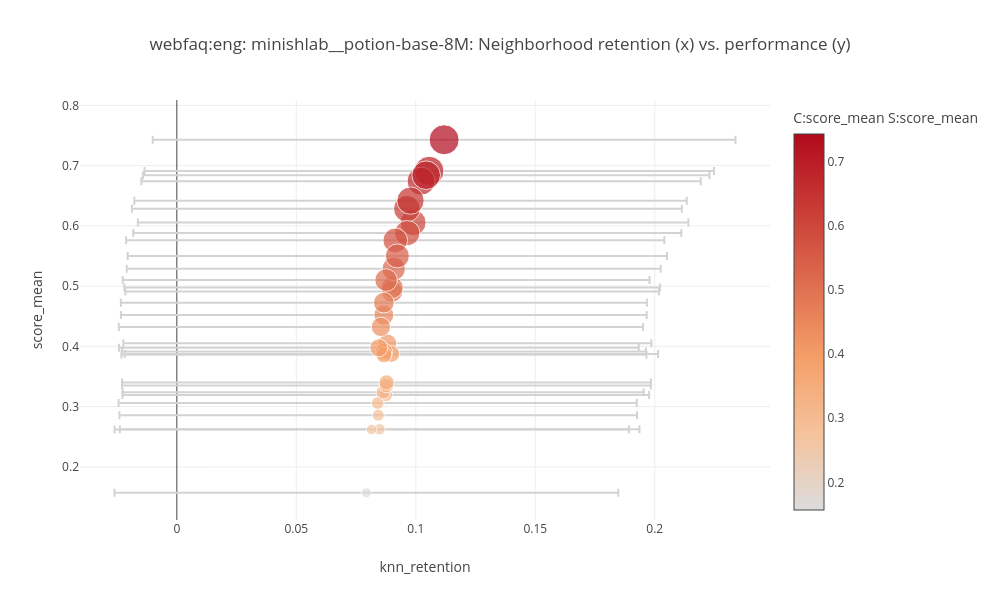
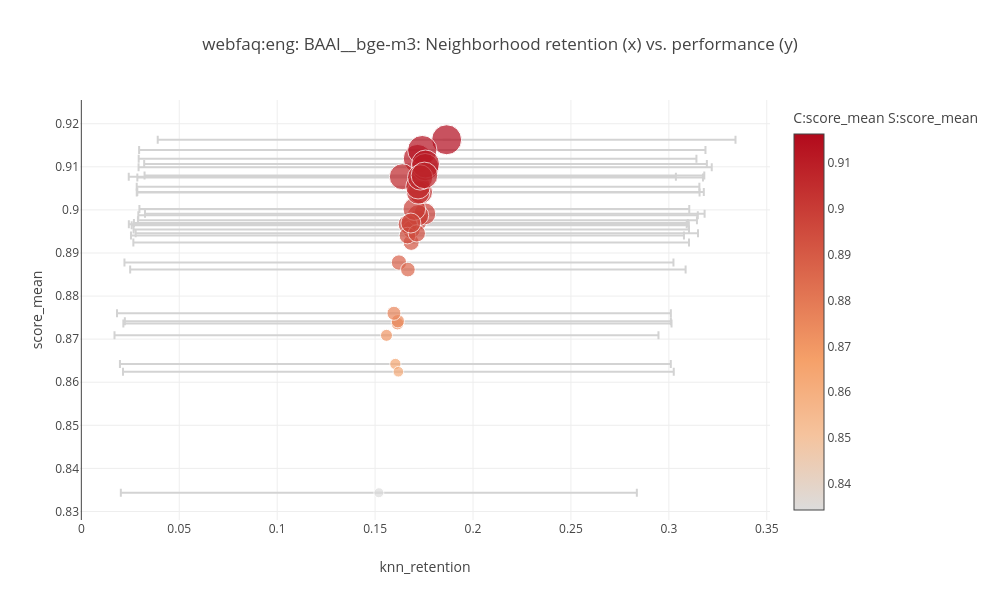
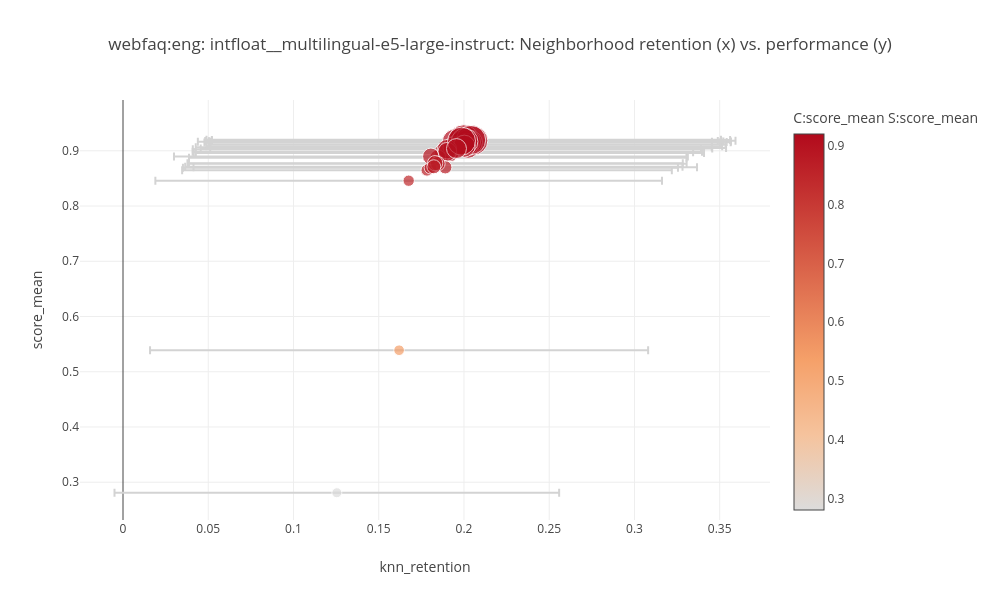
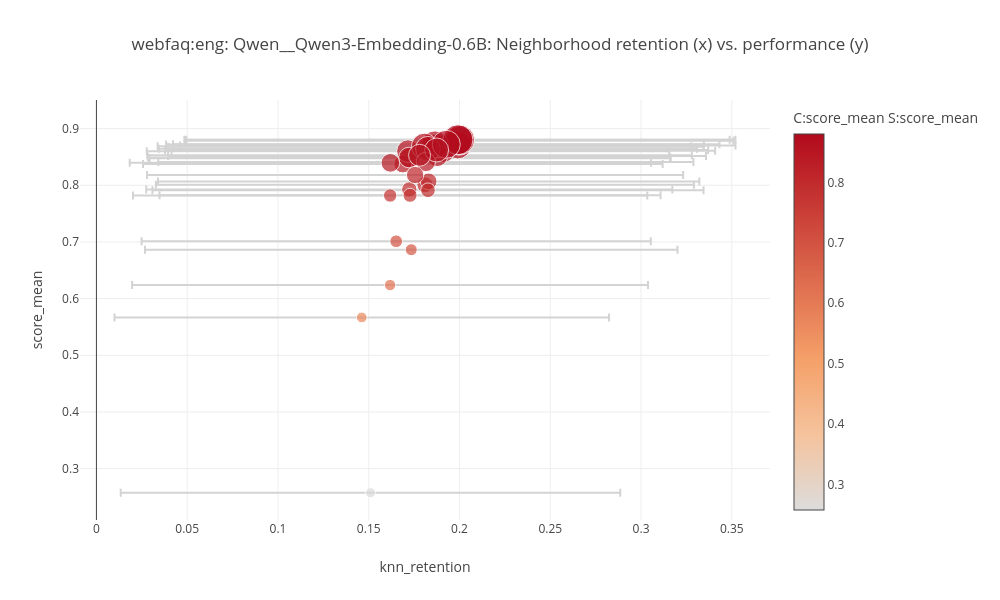

Here is the notebook cell these charts were saved with, in order:
### Code cell
for m in models:
    df = dfs[m]
    #print(df.columns)
    #plot(df, "displacement", y="score_mean", title=f"{dataset}: {m}: Does more movement(x) mean better score(y)")
    #plot(df, "sim_improvement", y="score_mean", title=f"{dataset}: {m}: Does sim-improvement (x) actually mean better score? (y)")
    #plot(df, "chord_similarity", y="score_mean", title=f"{dataset}: {m}: Fraction of change toward Answer (x) vs. performance(y).")
    plot(df, "knn_retention", y="score_mean",title=f"{dataset}: {m}: Neighborhood retention (x) vs. performance (y)")
    #plot(df, "orthogonal_magnitude", y="score_mean", title=f"{dataset}: {m}:")
    #plot(df, "hard_neg_angulation", y="score_mean",title=f"{dataset}: {m}: Angle from false negs vs. evaluation score")
    #plot(df, "hard_neg_sim_change", y="score_mean",title=f"{dataset}: {m}: Movement away from false negs vs. evaluation score")#, sizes="sim_improvement", colors="sim_improvement")
    
	# combinations
    #plot(df, "hard_neg_sim_change", y="sim_improvement", sizes="score_mean", colors="knn_retention",title=f"{dataset}: {m}:")
    #plot(df, "hard_neg_angulation", y="sim_improvement", sizes="score_mean", colors="score_mean",title=f"{dataset}: {m}: Angle from false negs vs. sim improvement")
    #plot(df, "displacement", y="sim_improvement", colors="knn_retention", sizes="knn_retention", title=f"{dataset}: {m}: Movement (x) vs. similarity improvement(y).")
    #plot(df, "parallel_fraction", y="sim_improvement", title=f"{dataset}: {m}: Fraction of change toward Answer (x) vs. similarity gains.")
    #plot(df, "displacement", y="parallel_fraction", sizes="score_mean", colors="prompt_label", title=f"{dataset}: {m}: Does more movement(x) mean better score(y)")

### Figure 1 — Plotly figure (JSON) as saved in the notebook; plotly's stock layout.template omitted (floating-point values rounded to 4 significant figures)
{"data": [{"error_x": {"array": [0.1219, 0.1087, 0.1102, 0.1116, 0.1084, 0.1083, 0.109, 0.11, 0.1106, 0.1105, 0.1116, 0.1096, 0.1152, 0.1121, 0.115, 0.1117, 0.1192, 0.1147, 0.117, 0.1156, 0.1185, 0.1107, 0.1101, 0.1099, 0.1097, 0.1102, 0.1088, 0.1126, 0.1076, 0.1054, 0.1128], "color": "lightgray", "type": "data", "visible": true}, "error_y": {"array": [0, 0, 0, 0, 0, 0, 0, 0, 0, 0, 0, 0, 0, 0, 0, 0, 0, 0, 0, 0, 0, 0, 0, 0, 0, 0, 0, 0, 0, 0, 0], "color": "lightgray", "type": "data", "visible": true}, "hovertemplate": "<b>Prompt:</b> %{text}<br><b>X (distance):</b> %{x:.4f}<br><b>Y (score):</b> %{y:.4f}<br>", "marker": {"color": [0.743, 0.2624, 0.3194, 0.491, 0.3059, 0.2858, 0.3239, 0.452, 0.3352, 0.4051, 0.3874, 0.3915, 0.6055, 0.4977, 0.6284, 0.5288, 0.6912, 0.5882, 0.6742, 0.6419, 0.6841, 0.3402, 0.4725, 0.3859, 0.4323, 0.5101, 0.3977, 0.576, 0.262, 0.157, 0.5501], "colorbar": {"title": {"text": "C:score_mean S:score_mean"}}, "showscale": true, "size": [30.0, 11.33, 13.33, 21.33, 12.67, 12.0, 14.0, 20.0, 14.67, 18.67, 16.67, 17.33, 26.0, 22.0, 26.67, 23.33, 29.33, 25.33, 28.0, 27.33, 28.67, 15.33, 20.67, 16.0, 19.33, 22.67, 18.0, 24.67, 10.67, 10.0, 24.0]}, "mode": "markers", "text": ["NO_PROMPT", "Given a question, retrieve the passage that correctly answers it", "Retrieve the passage that answers the following question", "Find the document that contains the answer to this question", "Given a question, retrieve the most relevant passage that directly provides the answer", "Retrieve a passage that answers the given question accurately and completely", "Find the best-matching answer passage for the following question", "Given a question, find the paragraph from which the answer can be extracted", "Given a question, retrieve the passage that answers it", "Retrieve the passage containing the answer to the question", "Find the answer passage for the given question", "Retrieve the most relevant passage that answers the query", "Answer the question", "Find documents related to the topic of the question", "Retrieve a relevant passage", "Given a query, find a related document", "Search for information", "Look up the answer to the question", "Find something relevant", "Get a passage that might be useful", "Retrieve", "Translate the following sentence from French into English", "Summarize the given paragraph into a few sentences", "Given two sentences, determine if they are semantically similar", "Classify the sentiment of the given review as positive or negative", "Generate a fluent continuation of the following paragraph", "Given a premise and a hypothesis, determine the entailment relationship", "Retrieve duplicate questions from the forum", "asdfjkl qpwoeiru zxcvbnm", "hgJKSbf oiawnef LKJHDS kdjfbs", "!!!! ??? ### @@@"], "type": "scatter", "x": [0.1119, 0.08486, 0.08744, 0.09008, 0.08404, 0.0843, 0.08635, 0.08662, 0.08771, 0.0881, 0.0898, 0.08668, 0.09887, 0.09015, 0.09627, 0.09076, 0.1056, 0.09644, 0.1022, 0.09779, 0.1043, 0.08778, 0.08663, 0.08667, 0.0854, 0.08758, 0.08454, 0.0914, 0.08155, 0.07932, 0.09228], "y": [0.743, 0.2624, 0.3194, 0.491, 0.3059, 0.2858, 0.3239, 0.452, 0.3352, 0.4051, 0.3874, 0.3915, 0.6055, 0.4977, 0.6284, 0.5288, 0.6912, 0.5882, 0.6742, 0.6419, 0.6841, 0.3402, 0.4725, 0.3859, 0.4323, 0.5101, 0.3977, 0.576, 0.262, 0.157, 0.5501]}], "layout": {"height": 600, "legend": {"title": {"text": "colors:score_mean, size:score_mean"}}, "title": {"text": "webfaq:eng: minishlab__potion-base-8M: Neighborhood retention (x) vs. performance (y)"}, "width": 1000, "xaxis": {"title": {"text": "knn_retention"}}, "yaxis": {"title": {"text": "score_mean"}}}}

### Figure 2 — Plotly figure (JSON) as saved in the notebook; plotly's stock layout.template omitted (floating-point values rounded to 4 significant figures)
{"data": [{"error_x": {"array": [0.1475, 0.1427, 0.1429, 0.1402, 0.1419, 0.1418, 0.1423, 0.1418, 0.1428, 0.1424, 0.1404, 0.1389, 0.1424, 0.1406, 0.1412, 0.14, 0.1436, 0.1397, 0.1446, 0.1414, 0.1437, 0.1446, 0.1436, 0.1406, 0.1317, 0.1463, 0.1394, 0.1414, 0.1437, 0.1444, 0.1429], "color": "lightgray", "type": "data", "visible": true}, "error_y": {"array": [0, 0, 0, 0, 0, 0, 0, 0, 0, 0, 0, 0, 0, 0, 0, 0, 0, 0, 0, 0, 0, 0, 0, 0, 0, 0, 0, 0, 0, 0, 0], "color": "lightgray", "type": "data", "visible": true}, "hovertemplate": "<b>Prompt:</b> %{text}<br><b>X (distance):</b> %{x:.4f}<br><b>Y (score):</b> %{y:.4f}<br>", "marker": {"color": [0.9163, 0.8976, 0.8991, 0.8878, 0.8925, 0.8861, 0.8964, 0.8954, 0.8987, 0.8967, 0.9002, 0.8709, 0.9119, 0.8642, 0.894, 0.8736, 0.8946, 0.9077, 0.9042, 0.897, 0.904, 0.9139, 0.9054, 0.8624, 0.8343, 0.9099, 0.8742, 0.876, 0.9107, 0.9075, 0.908], "colorbar": {"title": {"text": "C:score_mean S:score_mean"}}, "showscale": true, "size": [30.0, 20.67, 22.0, 15.33, 16.0, 14.67, 18.67, 18.0, 21.33, 19.33, 22.67, 12.0, 28.67, 11.33, 16.67, 12.67, 17.33, 26.0, 24.0, 20.0, 23.33, 29.33, 24.67, 10.67, 10.0, 27.33, 13.33, 14.0, 28.0, 25.33, 26.67]}, "mode": "markers", "text": ["NO_PROMPT", "Given a question, retrieve the passage that correctly answers it", "Retrieve the passage that answers the following question", "Find the document that contains the answer to this question", "Given a question, retrieve the most relevant passage that directly provides the answer", "Retrieve a passage that answers the given question accurately and completely", "Find the best-matching answer passage for the following question", "Given a question, find the paragraph from which the answer can be extracted", "Given a question, retrieve the passage that answers it", "Retrieve the passage containing the answer to the question", "Find the answer passage for the given question", "Retrieve the most relevant passage that answers the query", "Answer the question", "Find documents related to the topic of the question", "Retrieve a relevant passage", "Given a query, find a related document", "Search for information", "Look up the answer to the question", "Find something relevant", "Get a passage that might be useful", "Retrieve", "Translate the following sentence from French into English", "Summarize the given paragraph into a few sentences", "Given two sentences, determine if they are semantically similar", "Classify the sentiment of the given review as positive or negative", "Generate a fluent continuation of the following paragraph", "Given a premise and a hypothesis, determine the entailment relationship", "Retrieve duplicate questions from the forum", "asdfjkl qpwoeiru zxcvbnm", "hgJKSbf oiawnef LKJHDS kdjfbs", "!!!! ??? ### @@@"], "type": "scatter", "x": [0.1865, 0.1716, 0.1754, 0.1622, 0.1684, 0.1667, 0.168, 0.1685, 0.1719, 0.1667, 0.17, 0.1558, 0.1717, 0.1603, 0.1665, 0.1614, 0.1713, 0.1639, 0.1732, 0.1683, 0.172, 0.1741, 0.1719, 0.1619, 0.1519, 0.1756, 0.1616, 0.1596, 0.1757, 0.173, 0.1752], "y": [0.9163, 0.8976, 0.8991, 0.8878, 0.8925, 0.8861, 0.8964, 0.8954, 0.8987, 0.8967, 0.9002, 0.8709, 0.9119, 0.8642, 0.894, 0.8736, 0.8946, 0.9077, 0.9042, 0.897, 0.904, 0.9139, 0.9054, 0.8624, 0.8343, 0.9099, 0.8742, 0.876, 0.9107, 0.9075, 0.908]}], "layout": {"height": 600, "legend": {"title": {"text": "colors:score_mean, size:score_mean"}}, "title": {"text": "webfaq:eng: BAAI__bge-m3: Neighborhood retention (x) vs. performance (y)"}, "width": 1000, "xaxis": {"title": {"text": "knn_retention"}}, "yaxis": {"title": {"text": "score_mean"}}}}

### Figure 3 — Plotly figure (JSON) as saved in the notebook; plotly's stock layout.template omitted (floating-point values rounded to 4 significant figures)
{"data": [{"error_x": {"array": [0.149, 0.1531, 0.1537, 0.1508, 0.1503, 0.1509, 0.1513, 0.1512, 0.1526, 0.1516, 0.1517, 0.152, 0.1464, 0.1513, 0.1518, 0.1513, 0.1459, 0.1477, 0.1436, 0.1491, 0.1452, 0.1507, 0.1494, 0.1461, 0.1304, 0.1503, 0.1486, 0.15, 0.1459, 0.1453, 0.1459], "color": "lightgray", "type": "data", "visible": true}, "error_y": {"array": [0, 0, 0, 0, 0, 0, 0, 0, 0, 0, 0, 0, 0, 0, 0, 0, 0, 0, 0, 0, 0, 0, 0, 0, 0, 0, 0, 0, 0, 0, 0], "color": "lightgray", "type": "data", "visible": true}, "hovertemplate": "<b>Prompt:</b> %{text}<br><b>X (distance):</b> %{x:.4f}<br><b>Y (score):</b> %{y:.4f}<br>", "marker": {"color": [0.8959, 0.9167, 0.9183, 0.9163, 0.9175, 0.92, 0.9052, 0.9152, 0.9153, 0.9159, 0.9114, 0.9195, 0.8976, 0.9063, 0.9168, 0.9084, 0.8875, 0.8702, 0.8649, 0.903, 0.8695, 0.8899, 0.8984, 0.539, 0.2809, 0.9176, 0.8459, 0.9041, 0.8767, 0.8776, 0.8711], "colorbar": {"title": {"text": "C:score_mean S:score_mean"}}, "showscale": true, "size": [17.33, 26.0, 28.67, 25.33, 27.33, 30.0, 20.67, 23.33, 24.0, 24.67, 22.67, 29.33, 18.0, 21.33, 26.67, 22.0, 16.0, 13.33, 12.0, 19.33, 12.67, 16.67, 18.67, 10.67, 10.0, 28.0, 11.33, 20.0, 14.67, 15.33, 14.0]}, "mode": "markers", "text": ["NO_PROMPT", "Given a question, retrieve the passage that correctly answers it", "Retrieve the passage that answers the following question", "Find the document that contains the answer to this question", "Given a question, retrieve the most relevant passage that directly provides the answer", "Retrieve a passage that answers the given question accurately and completely", "Find the best-matching answer passage for the following question", "Given a question, find the paragraph from which the answer can be extracted", "Given a question, retrieve the passage that answers it", "Retrieve the passage containing the answer to the question", "Find the answer passage for the given question", "Retrieve the most relevant passage that answers the query", "Answer the question", "Find documents related to the topic of the question", "Retrieve a relevant passage", "Given a query, find a related document", "Search for information", "Look up the answer to the question", "Find something relevant", "Get a passage that might be useful", "Retrieve", "Translate the following sentence from French into English", "Summarize the given paragraph into a few sentences", "Given two sentences, determine if they are semantically similar", "Classify the sentiment of the given review as positive or negative", "Generate a fluent continuation of the following paragraph", "Given a premise and a hypothesis, determine the entailment relationship", "Retrieve duplicate questions from the forum", "asdfjkl qpwoeiru zxcvbnm", "hgJKSbf oiawnef LKJHDS kdjfbs", "!!!! ??? ### @@@"], "type": "scatter", "x": [0.1918, 0.2035, 0.2056, 0.1947, 0.2007, 0.1998, 0.2024, 0.199, 0.2038, 0.2025, 0.2017, 0.2041, 0.188, 0.194, 0.2004, 0.2002, 0.1846, 0.189, 0.1783, 0.19, 0.1803, 0.1806, 0.1902, 0.1619, 0.1254, 0.1986, 0.1676, 0.1956, 0.1846, 0.1831, 0.1823], "y": [0.8959, 0.9167, 0.9183, 0.9163, 0.9175, 0.92, 0.9052, 0.9152, 0.9153, 0.9159, 0.9114, 0.9195, 0.8976, 0.9063, 0.9168, 0.9084, 0.8875, 0.8702, 0.8649, 0.903, 0.8695, 0.8899, 0.8984, 0.539, 0.2809, 0.9176, 0.8459, 0.9041, 0.8767, 0.8776, 0.8711]}], "layout": {"height": 600, "legend": {"title": {"text": "colors:score_mean, size:score_mean"}}, "title": {"text": "webfaq:eng: intfloat__multilingual-e5-large-instruct: Neighborhood retention (x) vs. performance (y)"}, "width": 1000, "xaxis": {"title": {"text": "knn_retention"}}, "yaxis": {"title": {"text": "score_mean"}}}}

### Figure 4 — Plotly figure (JSON) as saved in the notebook; plotly's stock layout.template omitted (floating-point values rounded to 4 significant figures)
{"data": [{"error_x": {"array": [0.153, 0.1497, 0.1435, 0.1431, 0.151, 0.1436, 0.1474, 0.1518, 0.1481, 0.1416, 0.1481, 0.1439, 0.1482, 0.1438, 0.147, 0.1497, 0.1421, 0.1482, 0.1474, 0.1449, 0.1467, 0.1491, 0.1505, 0.1402, 0.1376, 0.1496, 0.138, 0.1362, 0.1518, 0.1476, 0.15], "color": "lightgray", "type": "data", "visible": true}, "error_y": {"array": [0, 0, 0, 0, 0, 0, 0, 0, 0, 0, 0, 0, 0, 0, 0, 0, 0, 0, 0, 0, 0, 0, 0, 0, 0, 0, 0, 0, 0, 0, 0], "color": "lightgray", "type": "data", "visible": true}, "hovertemplate": "<b>Prompt:</b> %{text}<br><b>X (distance):</b> %{x:.4f}<br><b>Y (score):</b> %{y:.4f}<br>", "marker": {"color": [0.87, 0.8609, 0.8479, 0.8377, 0.8784, 0.8396, 0.8678, 0.8801, 0.8518, 0.782, 0.8719, 0.8602, 0.8008, 0.8491, 0.869, 0.8804, 0.624, 0.8645, 0.8411, 0.7927, 0.6863, 0.8069, 0.8723, 0.7012, 0.2574, 0.8622, 0.7823, 0.5668, 0.7912, 0.8181, 0.8529], "colorbar": {"title": {"text": "C:score_mean S:score_mean"}}, "showscale": true, "size": [26.67, 23.33, 20.0, 18.0, 28.67, 18.67, 25.33, 29.33, 21.33, 13.33, 27.33, 22.67, 16.0, 20.67, 26.0, 30.0, 11.33, 24.67, 19.33, 15.33, 12.0, 16.67, 28.0, 12.67, 10.0, 24.0, 14.0, 10.67, 14.67, 17.33, 22.0]}, "mode": "markers", "text": ["NO_PROMPT", "Given a question, retrieve the passage that correctly answers it", "Retrieve the passage that answers the following question", "Find the document that contains the answer to this question", "Given a question, retrieve the most relevant passage that directly provides the answer", "Retrieve a passage that answers the given question accurately and completely", "Find the best-matching answer passage for the following question", "Given a question, find the paragraph from which the answer can be extracted", "Given a question, retrieve the passage that answers it", "Retrieve the passage containing the answer to the question", "Find the answer passage for the given question", "Retrieve the most relevant passage that answers the query", "Answer the question", "Find documents related to the topic of the question", "Retrieve a relevant passage", "Given a query, find a related document", "Search for information", "Look up the answer to the question", "Find something relevant", "Get a passage that might be useful", "Retrieve", "Translate the following sentence from French into English", "Summarize the given paragraph into a few sentences", "Given two sentences, determine if they are semantically similar", "Classify the sentiment of the given review as positive or negative", "Generate a fluent continuation of the following paragraph", "Given a premise and a hypothesis, determine the entailment relationship", "Retrieve duplicate questions from the forum", "asdfjkl qpwoeiru zxcvbnm", "hgJKSbf oiawnef LKJHDS kdjfbs", "!!!! ??? ### @@@"], "type": "scatter", "x": [0.199, 0.1911, 0.1728, 0.1688, 0.1998, 0.1619, 0.187, 0.2002, 0.1876, 0.1618, 0.1865, 0.1716, 0.1809, 0.1722, 0.1807, 0.1991, 0.1617, 0.1826, 0.1815, 0.1723, 0.1734, 0.183, 0.1927, 0.1651, 0.151, 0.1874, 0.1727, 0.1462, 0.1826, 0.1755, 0.178], "y": [0.87, 0.8609, 0.8479, 0.8377, 0.8784, 0.8396, 0.8678, 0.8801, 0.8518, 0.782, 0.8719, 0.8602, 0.8008, 0.8491, 0.869, 0.8804, 0.624, 0.8645, 0.8411, 0.7927, 0.6863, 0.8069, 0.8723, 0.7012, 0.2574, 0.8622, 0.7823, 0.5668, 0.7912, 0.8181, 0.8529]}], "layout": {"height": 600, "legend": {"title": {"text": "colors:score_mean, size:score_mean"}}, "title": {"text": "webfaq:eng: Qwen__Qwen3-Embedding-0.6B: Neighborhood retention (x) vs. performance (y)"}, "width": 1000, "xaxis": {"title": {"text": "knn_retention"}}, "yaxis": {"title": {"text": "score_mean"}}}}
